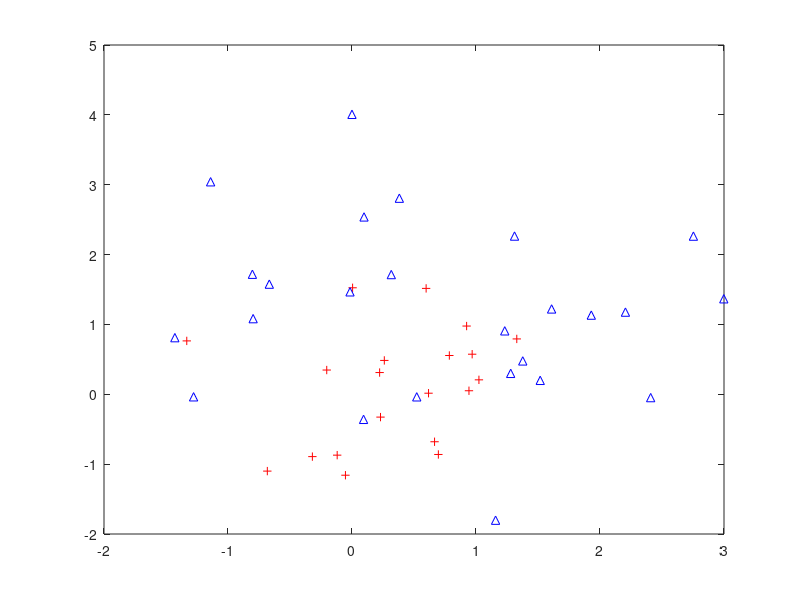

MATLAB code to generate this figure: (Note: this script raises an error after producing the figure.)
% testing routine for 2-d KS testclear probks ks2d2sn1 = 20n2 = 25% 1st distribution of ordered pairsxa = normrnd(0,1,n1,1);ya = normrnd(0,1,n1,1);% 2nd distribution of ordered pairsxb = normrnd(1,1,n2,1);yb = normrnd(1,1,n2,1);figure(2)hold off, plot(xa,ya,'r+',xb,yb,'b^'), hold on[p d r1 r2] = ks2d2s([xa ya],[xb yb]); [p d]